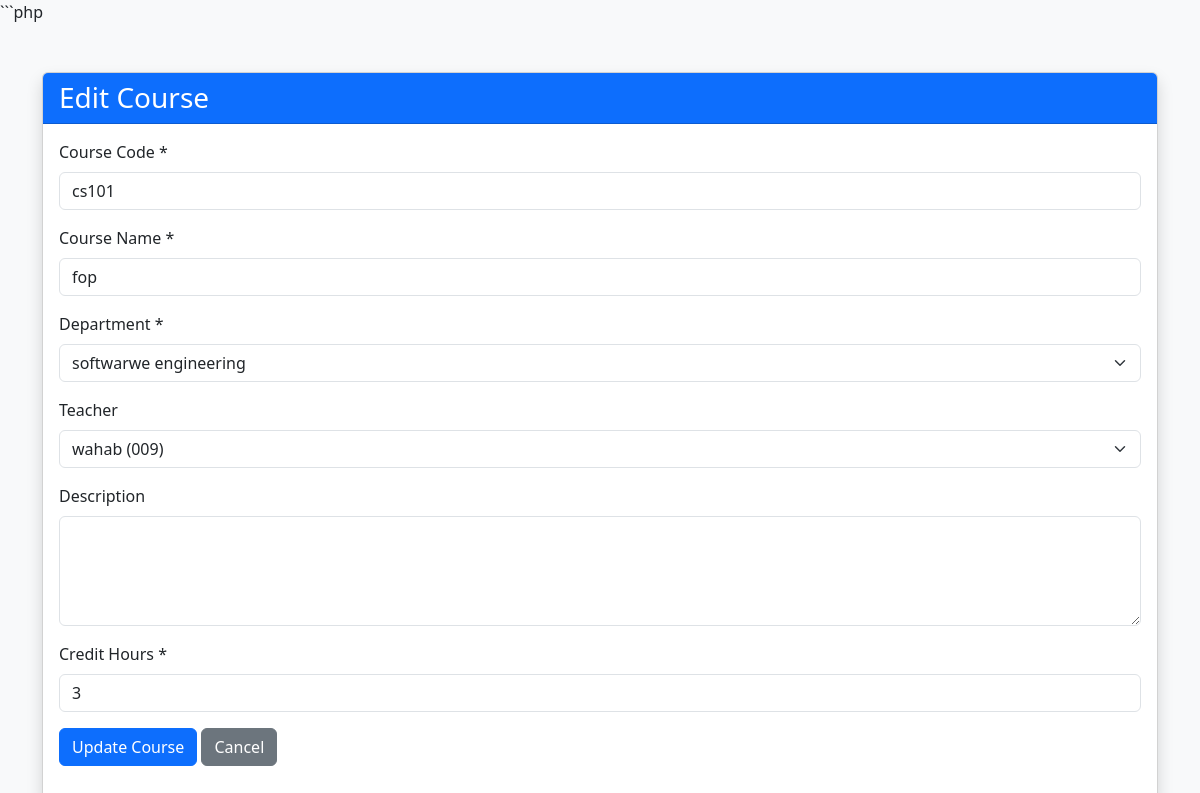
Screenshot of /admin/edit_course.php?id=7 (signed in) with the database file from the repository.
### tables this page shows
CREATE TABLE `courses` (
  `id` int(11) NOT NULL,
  `department_id` int(11) NOT NULL,
  `teacher_id` int(11) DEFAULT NULL,
  `course_code` varchar(50) NOT NULL,
  `course_name` varchar(150) NOT NULL,
  `description` text DEFAULT NULL,
  `credit_hours` int(11) DEFAULT 3,
  `created_at` timestamp NOT NULL DEFAULT current_timestamp()
);

CREATE TABLE `departments` (
  `id` int(11) NOT NULL,
  `name` varchar(100) NOT NULL,
  `description` text DEFAULT NULL,
  `created_at` timestamp NOT NULL DEFAULT current_timestamp()
);

CREATE TABLE `users` (
  `id` int(11) NOT NULL,
  `full_name` varchar(100) NOT NULL,
  `email` varchar(100) NOT NULL,
  `phone` varchar(30) DEFAULT NULL,
  `address` varchar(255) DEFAULT NULL,
  `student_id` varchar(50) DEFAULT NULL,
  `teacher_id` varchar(50) DEFAULT NULL,
  `semester` int(11) DEFAULT NULL,
  `department_id` int(11) DEFAULT NULL,
  `password` varchar(255) NOT NULL,
  `role` enum('student','teacher','admin') NOT NULL DEFAULT 'student',
  `created_at` timestamp NOT NULL DEFAULT current_timestamp()
);

### admin/edit_course.php (the view, shortened to what this page needs)
<?php
include "../includes/db.php";
$id = intval($_GET['id']);
$sql = "
    SELECT *
    FROM courses
    WHERE id = ?
";
$stmt = mysqli_prepare($conn, $sql);
mysqli_stmt_bind_param(
    $stmt,
    "i",
    $id
);
mysqli_stmt_execute($stmt);
$result = mysqli_stmt_get_result($stmt);
$course = mysqli_fetch_assoc($result);
$departments = mysqli_query(
    $conn,
    "SELECT id, name
     FROM departments
     ORDER BY name ASC"
);
$teachers = mysqli_query(
    $conn,
    "SELECT id, full_name, teacher_id
     FROM users
     WHERE role = 'teacher'
     ORDER BY full_name ASC"
);
?>
<!DOCTYPE html>
<html lang="en">
<head>
    <link
        href="https://cdn.jsdelivr.net/npm/bootstrap@5.3.3/dist/css/bootstrap.min.css"
        rel="stylesheet"
    >
</head>
<body class="bg-light">
<div class="container mt-5">
    <div class="card shadow">
        <div class="card-header bg-primary text-white">
            <h3 class="mb-0">
                Edit Course
            </h3>
        </div>
        <div class="card-body">
            <form method="POST">
                <div class="mb-3">
                    <label class="form-label">
                        Course Code *
                    </label>
                    <input
                        type="text"
                        name="course_code"
                        class="form-control"
                        value="<?php
                            echo htmlspecialchars(
                                $course['course_code']
                            );
                        ?>"
                        required
                    >
                </div>
                <div class="mb-3">
                    <label class="form-label">
                        Course Name *
                    </label>
                    <input
                        type="text"
                        name="course_name"
                        class="form-control"
                        value="<?php
                            echo htmlspecialchars(
                                $course['course_name']
                            );
                        ?>"
                        required
                    >
                </div>
                <div class="mb-3">
                    <label class="form-label">
                        Department *
                    </label>
                    <select
                        name="department_id"
                        class="form-select"
                        required
                    >
                        <?php while (
                            $department =
                            mysqli_fetch_assoc($departments)
                        ): ?>
                            <option
                                value="<?php
                                    echo $department['id'];
                                ?>"
                                <?php
                                if (
                                    $department['id']
                                    ==
                                    $course['department_id']
                                ) {
                                    echo "selected";
                                }
                                ?>
                            >
                                <?php
                                echo htmlspecialchars(
                                    $department['name']
                                );
                                ?>
                            </option>
                        <?php endwhile; ?>
                    </select>
                </div>
                <div class="mb-3">
                    <label class="form-label">
                        Teacher
                    </label>
                    <select
                        name="teacher_id"
                        class="form-select"
                    >
                        <?php while (
                            $teacher =
                            mysqli_fetch_assoc($teachers)
                        ): ?>
                            <option
                                value="<?php
                                    echo $teacher['id'];
                                ?>"
                                <?php
                                if (
                                    !empty(
                                        $course['teacher_id']
                                    )
                                    &&
                                    $teacher['id']
                                    ==
                                    $course['teacher_id']
                                ) {
                                    echo "selected";
                                }
                                ?>
                            >
                                <?php
                                echo htmlspecialchars(
                                    $teacher['full_name']
                                );
                                if (
                                    !empty(
                                        $teacher['teacher_id']
                                    )
                                ) {
                                    echo " (" .
                                        htmlspecialchars(
                                            $teacher['teacher_id']
                                        )
                                        . ")";
                                }
                                ?>
                            </option>
                        <?php endwhile; ?>
                    </select>
                </div>
                <div class="mb-3">
                    <label class="form-label">
                        Description
                    </label>
                    <textarea
                        name="description"
                        class="form-control"
                        rows="4"
                    ><?php
                    ?></textarea>
                </div>
                <div class="mb-3">
                    <label class="form-label">
                        Credit Hours *
                    </label>
                    <input
                        type="number"
                        name="credit_hours"
                        class="form-control"
                        min="1"
                        max="6"
                        value="<?php
                            echo htmlspecialchars(
                                $course['credit_hours']
                            );
                        ?>"
                        required
                    >
                </div>
                <button
                    type="submit"
                    class="btn btn-primary"
                >
                    Update Course
                </button>
                <a
                    href="courses.php"
                    class="btn btn-secondary"
                >
                    Cancel
                </a>
            </form>
        </div>
    </div>
</div>
</body>
</html>

### rows the page displays
courses: course_code "cs101", course_name "fop", department_id "softwarwe engineering", teacher_id "wahab (009)", credit_hours "3"
